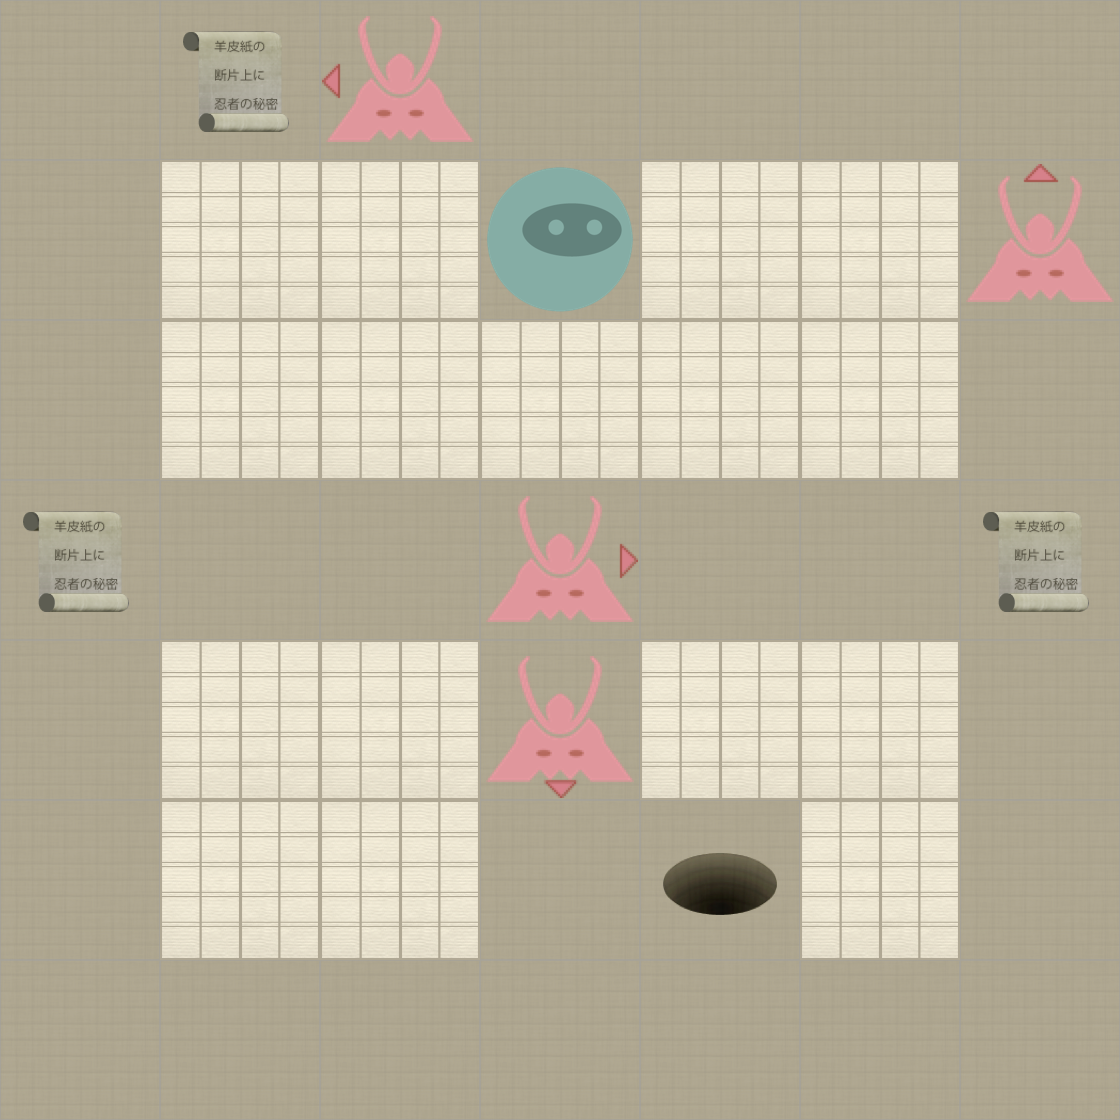

Below is a game level as drawn by its tile map, then a one-line description and the .tmx that defines it (tile-layer data replaced by summaries):
An orthogonal 7x7 tile map with 160x160 px tiles, 2 tile layers (Level, Actors).

<map version="1.0" orientation="orthogonal" width="7" height="7" tilewidth="160" tileheight="160">
 <properties>
  <property name="moves" value="17" />
 </properties>
 <tileset firstgid="1" name="tiles" tilewidth="160" tileheight="160" spacing="2" margin="2">
  <image source="tiles-ipadhd.png" width="1024" height="1024" />
  <tile id="0">
   <properties>
    <property name="actor" value="exit" />
   </properties>
  </tile>
  <tile id="2">
   <properties>
    <property name="actor" value="guard" />
    <property name="direction" value="down" />
   </properties>
  </tile>
  <tile id="3">
   <properties>
    <property name="actor" value="guard" />
    <property name="direction" value="left" />
   </properties>
  </tile>
  <tile id="4">
   <properties>
    <property name="actor" value="guard" />
    <property name="direction" value="right" />
   </properties>
  </tile>
  <tile id="5">
   <properties>
    <property name="actor" value="guard" />
    <property name="direction" value="up" />
   </properties>
  </tile>
  <tile id="7">
   <properties>
    <property name="actor" value="player" />
   </properties>
  </tile>
  <tile id="8">
   <properties>
    <property name="actor" value="scroll" />
   </properties>
  </tile>
  <tile id="9">
   <properties>
    <property name="wall" value="1" />
   </properties>
  </tile>
 </tileset>
 <layer name="Level" width="7" height="7">
  <data>[49 cells, 49 non-empty, 2 distinct tile ids]</data>
 </layer>
 <layer name="Actors" width="7" height="7">
  <data>[49 cells, 9 non-empty, 7 distinct tile ids]</data>
 </layer>
</map>
